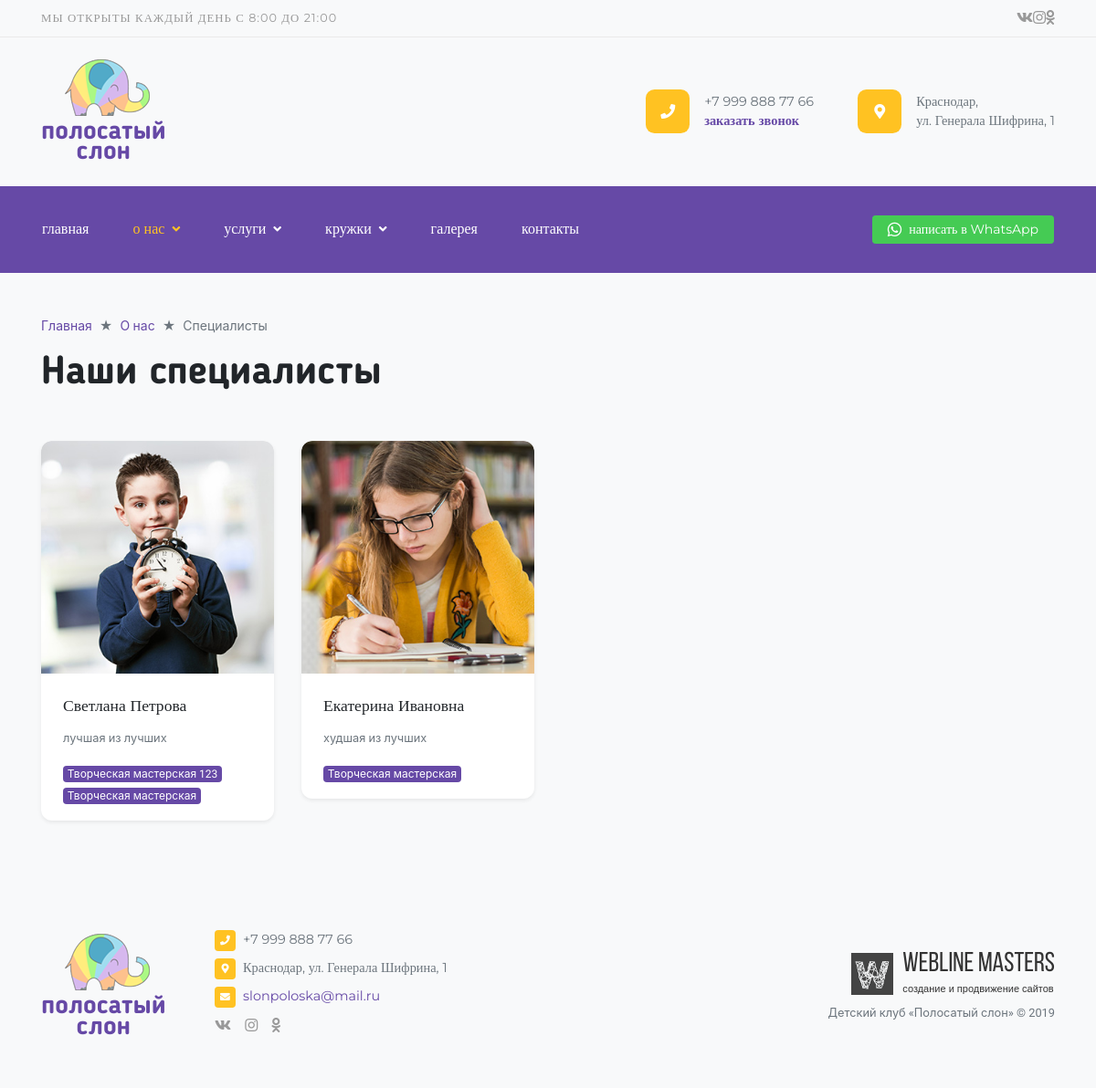
/services/staff/, run on an earlier commit of the app's database.
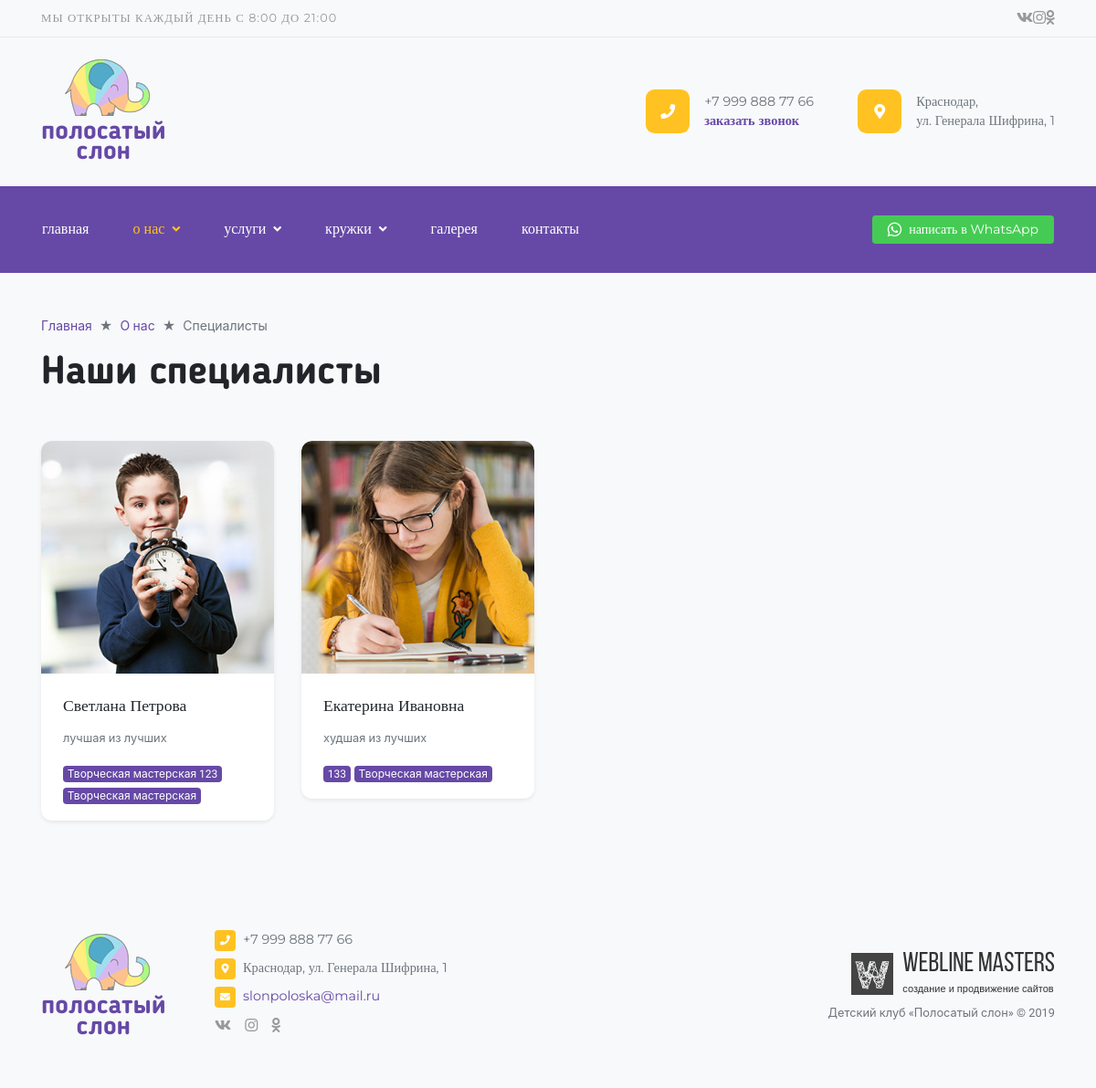
And on a later commit of the database.
### contacts/models.py (models this page shows, shortened)
class Social(models.Model):
    name = models.CharField(max_length=250, verbose_name='Название социальной сети')
    short_name = models.CharField(max_length=250, verbose_name='Короткое название')
    link = models.URLField(max_length=250, verbose_name='Ссылка')
    class Meta:
        verbose_name = 'Социальная сеть'
        verbose_name_plural = 'Социальные сети'

### services/models.py (models this page shows, shortened)
class Specialist(models.Model):
    name = models.CharField(max_length=250, verbose_name='Имя')
    about = models.TextField(verbose_name='О специалисте')
    my_order = models.PositiveIntegerField(default=0, blank=False, null=False, verbose_name='Сортировка')
    def get_picture_url(self, filename):
        ext = filename.split('.')[-1]
        filename = '%s.%s' % (self.id, ext)
        return 'images/specialists/%s' % filename
    image = models.ImageField(upload_to=get_picture_url, verbose_name='Фото')
    class Meta:
        verbose_name = 'Специалист'
        verbose_name_plural = 'Специалисты'
        ordering = ['my_order']

class Service(SEOOptimizable):
    categories = models.ManyToManyField(Category, related_name='services', verbose_name='Категории')
    specialists = models.ManyToManyField(Specialist, related_name='services', verbose_name='Специалисты')
    title = models.CharField(max_length=250, unique=True, verbose_name='Название')
    slug = models.SlugField(max_length=250, verbose_name='Slug', unique=True)
    schedule = models.CharField(max_length=250, verbose_name='График')
    one_lesson_price = models.PositiveIntegerField(verbose_name='Цена одного занятия')
    some_lesson_nmb = models.PositiveIntegerField(verbose_name='Количество занятий')
    some_lesson_price = models.PositiveIntegerField(verbose_name='Цена нескольких занятий')
    text = HTMLField(verbose_name='Текст')
    is_active = models.BooleanField(default=True, verbose_name='Показывать на сайте')
    my_order = models.PositiveIntegerField(default=0, blank=False, null=False, verbose_name='Сортировка')
    class Meta:
        verbose_name = 'Услуга'
        verbose_name_plural = 'Услуги'
        ordering = ['my_order']

class Artclass(SEOOptimizable):
    categories = models.ManyToManyField(Category, related_name='artclasses', verbose_name='Категории')
    specialists = models.ManyToManyField(Specialist, related_name='artclasses', verbose_name='Специалисты')
    title = models.CharField(max_length=250, unique=True, verbose_name='Название')
    slug = models.SlugField(max_length=250, verbose_name='Slug', unique=True)
    schedule = models.CharField(max_length=250, verbose_name='График')
    one_lesson_price = models.PositiveIntegerField(verbose_name='Цена одного занятия')
    some_lesson_nmb = models.PositiveIntegerField(verbose_name='Количество занятий')
    some_lesson_price = models.PositiveIntegerField(verbose_name='Цена нескольких занятий')
    text = HTMLField(verbose_name='Текст')
    is_active = models.BooleanField(default=True, verbose_name='Показывать на сайте')
    my_order = models.PositiveIntegerField(default=0, blank=False, null=False, verbose_name='Сортировка')
    class Meta:
        verbose_name = 'Кружок'
        verbose_name_plural = 'Кружки'
        ordering = ['my_order']

### services/views.py (the view)
# urls.py: path('staff/', views.StaffView.as_view(), name='staff'),
class StaffView(View):
    def get(self, request):
        specialists = Specialist.objects.all()
        context = {
            'specialists': specialists,
        }
        return render(request, 'services/staff.html', context)

### contacts/models.py (called while the page is built)
    def __str__(self):
        return '%s' % self.address

    def __str__(self):
        return '%s' % self.phone

    def __str__(self):
        return '%s' % self.email

### landing/context_processors.py (called while the page is built)
def context_info(request):
    phone = Phone.objects.first()
    messenger = Messenger.objects.first()
    address = Address.objects.first()
    email = Email.objects.first()
    socials = Social.objects.all()
    seo_titles = TitleTag.objects.all()
    callback_form = CallBackForm()
    categories = Category.objects.all()
    context = {
        'phone': phone,
        'address': address,
        'email': email,
        'messenger': messenger,
        'socials': socials,
        'seo_titles': seo_titles,
        'callback_form': callback_form,
        'categories': categories,
    }
    return context

### services/models.py (called while the page is built)
    def title(self):
        return '%s %s' % (self.title1, self.title2)

### templates/services/staff.html
{% extends 'base.html' %}
{% load imagefit %}
{% block content %}
<div class="container pb-4 pb-lg-5">
    <ol class="breadcrumb">
        <li class="breadcrumb-item"><a href="{% url 'index' %}">Главная</a></li>
        <li class="breadcrumb-item"><a href="{% url 'content_startpoint' %}">О нас</a></li>
        <li class="breadcrumb-item active">Специалисты</li>
    </ol>
    <h1 class="mt-0 mb-lg-5 mb-4">Наши специалисты</h1>
    <div class="row">
        {% for specialist in specialists %}
            <div class="col-lg-3 col-md-6">
                <div class="card staff-item mb-4 shadow-sm">
                    <img src="{{ specialist.image.url|resize:'staff_image' }}" class="card-img-top d-lg-block" alt="...">
                    <div class="card-body">
                        <h3 class="card-title h5 mt-0 mb-3 d-block font-2 font-weight-normal">{{ specialist.name }}</h3>
                        <p class="small text-muted mb-0">{{ specialist.about }}</p>
                    </div>
                    <div class="card-footer">
                        {% for service in specialist.services.all %}
                            <span class="badge badge-primary">{{ service.title }}</span>
                        {% endfor %}
                        {% for artclass in specialist.artclasses.all %}
                            <span class="badge badge-primary">{{ artclass.title }}</span>
                        {% endfor %}
                    </div>
                </div>
            </div>
        {% endfor %}
    </div>
</div>
{% endblock content %}

### templates/__header.html (shortened to what the changed rows need)
{% load static %}
{% load flatpages %}
{% get_flatpages as flatpages %}
<div class="bg-light border-bottom border-gray d-none d-lg-block top-bar">
    <div class="container d-flex justify-content-between align-items-center">
        {% for social in socials %}
            <a href="{{ social.link }}" target="_blank" class="text-gray py-2  {{ social.short_name }}"><i class="fab fa-{{ social.name }}"></i></a>
        {% endfor %}
    </div>
</div>

### templates/__footer.html
{% load static %}
<footer class="footer bg-light py-4 py-lg-5">
    <div class="container">
        <div class="row d-flex align-items-center">
            <div class="col-lg-2">
                <div class="position-relative d-lg-inline-block d-none text-center logo">
                    <img src="{% static 'images/logo.png' %}" class="ml-2 mb-2">
                    <a href="{% url 'index' %}" class="stretched-link text-lowercase d-block font-3 font-weight-bolder">полосатый<br>слон</a>
                </div>
            </div>
            <div class="col-xl-7 col-lg-6 col-md-6">
                <ul class="list-unstyled">
                    <li class="smaller d-flex justify-content-start align-items-start">
                        <i class="fas fa-phone fa-xs fcm mr-2"></i>
                        <p class="m-0 font-2 text-muted">{{ phone }}</p>
                    </li>
                    <li class="smaller d-flex justify-content-start align-items-start">
                        <i class="fas fa-map-marker-alt fa-xs fcm mr-2"></i>
                        <p class="m-0 font-2 text-muted">{{ address|striptags }}</p>
                    </li>
                    <li class="smaller d-flex justify-content-start align-items-start">
                        <i class="fas fa-envelope fa-xs fcm mr-2"></i>
                        <p class="m-0 font-2 text-muted"><a href="mailto:{{ email }}">{{ email }}</a></p>
                    </li>
                    <li>
                        {% for social in socials %}
                            <a href="{{ social.link }}" target="_blank" class="text-gray {{ social.short_name }}"><i class="fab fa-{{ social.name }}"></i></a>
                        {% endfor %}
                    </li>
                </ul>
            </div>
            <div class="col-xl-3 col-lg-4 col-md-6">
                <a class="devlogo mb-1 mt-4 mt-md-0 ml-md-auto" href="http://wlms.info" target="_blank">
                    <img src="{% static 'images/devlogo.png' %}" alt="...">
                    <div class="devlogo-text">
                        <span>Webline Masters</span>
                        <span>создание и продвижение сайтов</span>
                    </div>
                </a>
                <p class="m-0 text-muted small text-md-right">Детский клуб «Полосатый слон» © 2019</p>
            </div>
        </div>
    </div>
</footer>

What changed in the data, as far as the page shows it:
added Service: title "133", shown under Specialist "Екатерина Ивановна"
